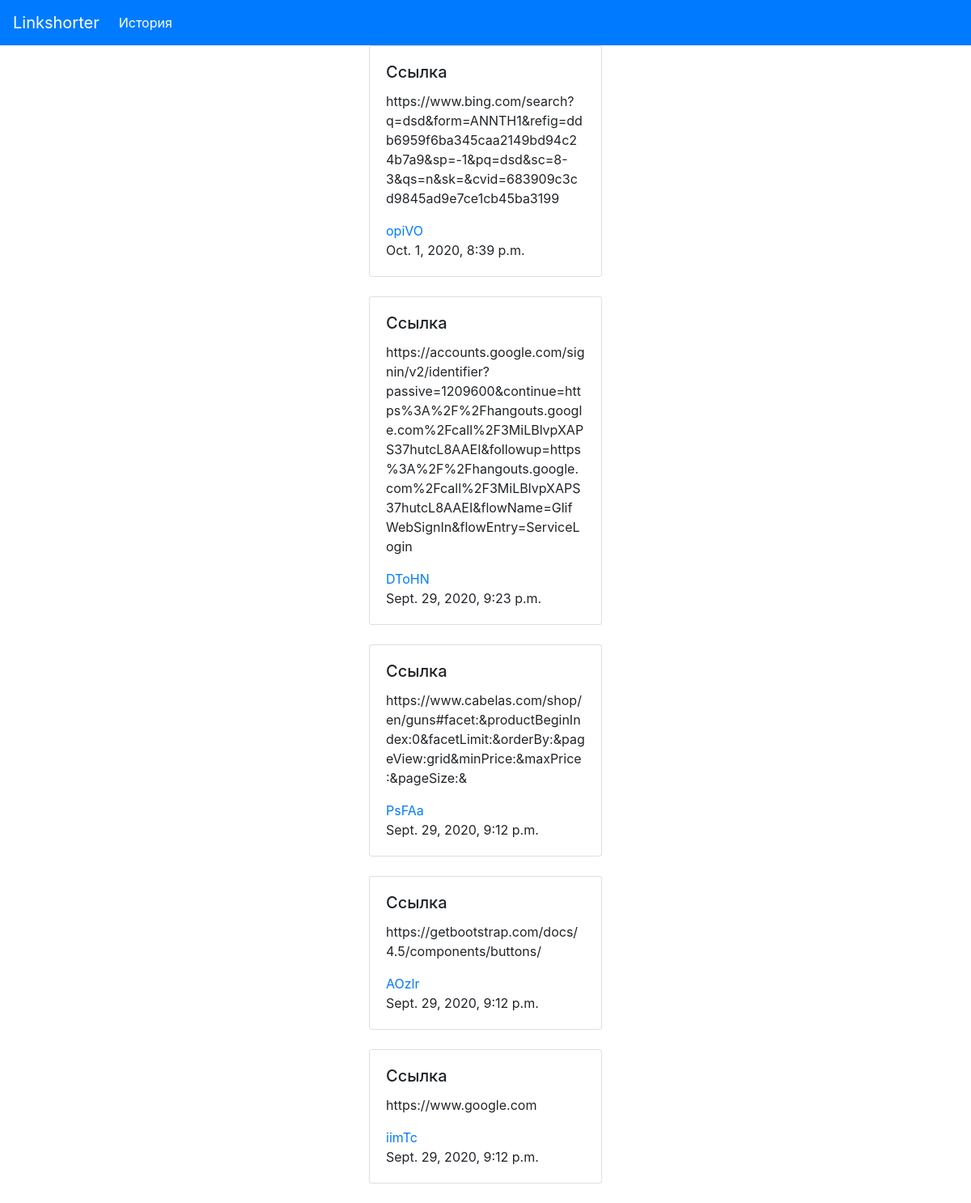
The app's page /history with its own data.
### link/models.py (models this page shows)
class Links(models.Model):
    old_link = models.URLField(max_length=500)
    new_link = models.CharField(max_length=100)
    created = models.DateTimeField(auto_now_add=True)

### link/views.py (the view)
# urls.py: path('history', all_link, name='history'),
def all_link(request):
    links = Links.objects.all().order_by('-id')
    return render(request, 'index.html', context={'links': links})

### link/templates/index.html (shortened to what this page needs)
<!DOCTYPE html>
<head>
    <link rel="stylesheet" href="https://stackpath.bootstrapcdn.com/bootstrap/4.5.2/css/bootstrap.min.css">
</head>
<header>
    <nav class="navbar navbar-expand-lg navbar-dark bg-primary">
        <a class="navbar-brand" href="{% url 'link:cut' %}
        ">Linkshorter</a>
        <div class="collapse navbar-collapse" id="navbarSupportedContent">
          <ul class="navbar-nav mr-auto">
            <li class="nav-item active">
              <a class="nav-link" href="{% url 'link:history' %}">История <span class="sr-only">(current)</span></a>
            </li>
          </ul>
        </div>
      </nav>
</header>
<body>
  {% if links%}
      {% for link in links %}
            <div class="card" style="width: 18rem;   max-width: 500px; margin: auto;">
              <div class="card-body">
                <h5 class="card-title">Ссылка</h5>
                <p class="card-text">{{ link.old_link }}</p>
                <a href={% url 'link:redirect_old' link.id %} target="_blank" class="card-text">{{ link.new_link }}</a>
                <p class="card-text">{{ link.created }}</p>
              </div>
            </div>
            <br>
        {% endfor %}
    {% endif %}
</body>

### records on screen
Links: old_link "https://www.bing.com/search?q=dsd&form=ANNTH1&refig=ddb6959f6ba345caa2149bd94c24b7a9&sp=-1&pq=dsd&sc=8-3&qs=n&sk=&cvid=683909c3cd9845ad9e7ce1cb45ba3199", new_link "opiVO", created "Oct. 1, 2020, 8:39 p.m."
Links: old_link "https://accounts.google.com/signin/v2/identifier?passive=1209600&continue=https%3A%2F%2Fhangouts.google.com%2Fcall%2F3MiLBlvpXAPS37hutcL8AAEI&followup=https%3A%2F%2Fhangouts.google.com%2Fcall%2F3MiLBlvpXAPS37hutcL8AAEI&flowName=GlifWebSignIn&flowEntry=ServiceLogin", new_link "DToHN", created "Sept. 29, 2020, 9:23 p.m."
Links: old_link "https://www.cabelas.com/shop/en/guns#facet:&productBeginIndex:0&facetLimit:&orderBy:&pageView:grid&minPrice:&maxPrice:&pageSize:&", new_link "PsFAa", created "Sept. 29, 2020, 9:12 p.m."
Links: old_link "https://getbootstrap.com/docs/4.5/components/buttons/", new_link "AOzlr", created "Sept. 29, 2020, 9:12 p.m."
Links: old_link "https://www.google.com", new_link "iimTc", created "Sept. 29, 2020, 9:12 p.m."
